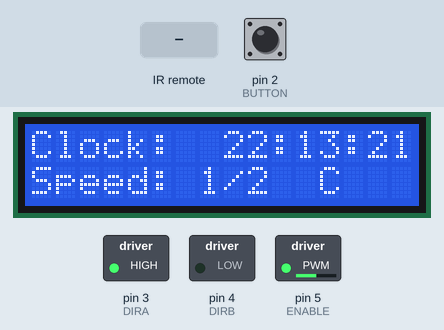
Simulated run of this sketch. Board: Arduino Uno, built with avr-gcc and run on an emulated ATmega328P. Parts: 16×2 character LCD, switched loads named in the sketch (green lamp = pin HIGH). The inputs (shaded band) are chosen by the test bench; at power-on: pin 2 (BUTTON) HIGH. The local clock reads 2024-03-15 10:24:30 at power-on unless the sketch sets it; what the sketch prints to the serial monitor is not drawn.

Above: at 1.2 s.
1.3 s: pin 2 (BUTTON) pulled LOW for 0.15 s
At 2.8 s:
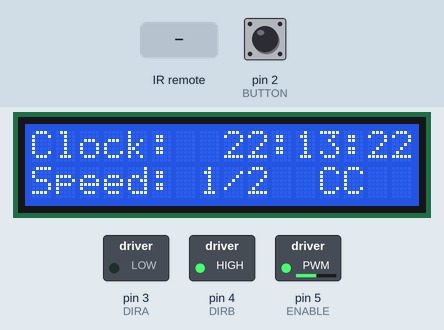
4.4 s: infrared code 0xFF906F received
At 5.8 s:
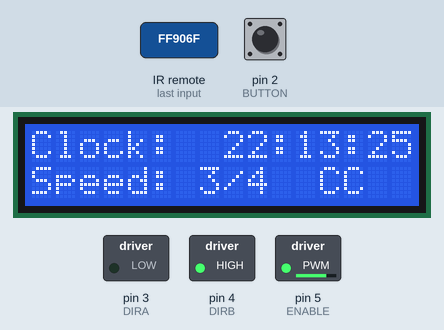
7.4 s: infrared code 0xFF906F received
At 8.7 s:
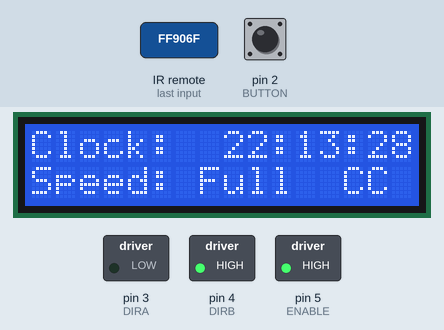
10.4 s: pin 2 (BUTTON) pulled LOW for 1 s
At 11.8 s:
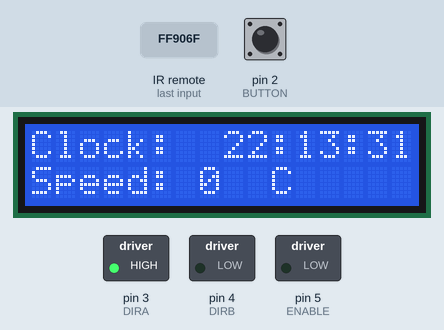
14.4 s: infrared code 0xFFA25D received
At 15.8 s:
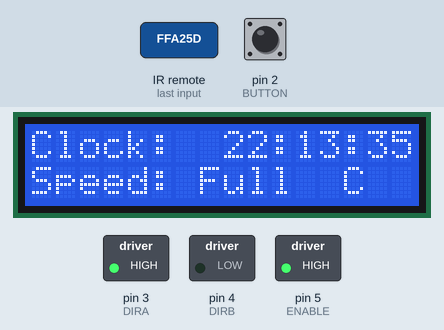
17.4 s: infrared code 0xFFE01F received
At 18.7 s:
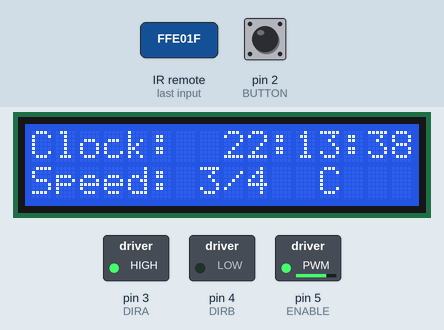
Timing chart, 0 to 20.4 s (numbered marks = the images above; inputs shaded):
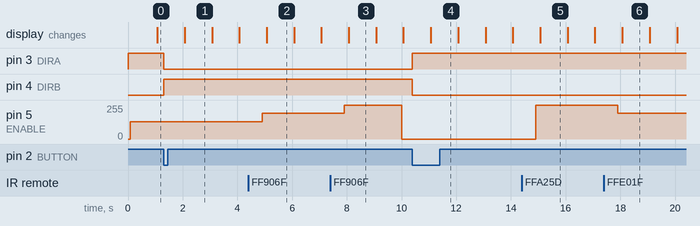

Measured:
- after the input at 1.3 s, pin 3 (DIRA): HIGH → LOW at once; pin 4 (DIRB): LOW → HIGH at once; the display: changes after 0.77 s (image 1)
- after the input at 4.4 s, pin 5 (ENABLE): 128/255 → 192/255 after 0.50 s
- after the input at 7.4 s, pin 5 (ENABLE): 192/255 → 255/255 after 0.50 s, → 0/255 2.1 s later; the display: changes after 0.67 s (image 3)
- after the input at 10.4 s, pin 3 (DIRA): LOW → HIGH at once; pin 4 (DIRB): HIGH → LOW at once; the display: changes after 0.67 s (image 4)
- after the input at 14.4 s, pin 5 (ENABLE): 0/255 → 255/255 after 0.50 s; the display: changes after 0.67 s (image 5)
- after the input at 17.4 s, pin 5 (ENABLE): 255/255 → 192/255 after 0.50 s; the display: changes after 0.67 s (image 6)
- what the display in image 1 shows lasts 1.0 s, from 2.1 s to 3.1 s

The sketch:

Lab_3_Full_Code_HDLKweens.ino
```cpp
// HDL Kweens
// 11/19/2021

/**********************************************************************
Exercise the motor using the L293D chip.
Display time, fan speed, and rotation direction on LCD.
Implement fan speed and rotation direction control via remote control.
***********************************************************************/

#include <Wire.h>
#include <DS3231.h>
#include <LiquidCrystal.h>
#include "IRremote.h"

#define ENABLE 5
#define DIRA 3
#define DIRB 4
#define BUTTON 2
#define RECEIVER 13

DS3231 clock;
RTCDateTime dt;

/*-----( Declare objects )-----*/
IRrecv irrecv(RECEIVER);                    // Create instance of 'irrecv'
decode_results results;                     // Create instance of 'decode_results'
LiquidCrystal lcd(7, 8, 9, 10, 11, 12);

int sec;
int rpm = 0;
int dir = 0;

void setup() {
  //---set pin direction
  pinMode(ENABLE,OUTPUT);
  pinMode(DIRA,OUTPUT);
  pinMode(DIRB,OUTPUT);
  pinMode(BUTTON, INPUT_PULLUP);

  attachInterrupt(0,buttonPressed,FALLING); // Establish pin interrupt for push button

  digitalWrite(DIRA,HIGH);                  // Set fan rotation direction to clockwise (C)
  digitalWrite(DIRB,LOW);

  Serial.begin(9600);                       // Inititalize serial communication
  clock.begin();                            // Initialize DS3231
  irrecv.enableIRIn();                      // Start the receiver
  clock.setDateTime(__DATE__, __TIME__);    // Retreive current date and time from RTC
  lcd.begin(16, 2);                         // Set up the LCD's number of columns and rows

  // this section of code will enable one arduino timer interrupt
  // timer1 will interrupt at 1Hz

  cli();                    // stop interrupts

  //set timer1 interrupt at 1Hz

  TCCR1A = 0;               // set entire TCCR1A register to 0
  TCCR1B = 0;               // same for TCCR1B
  TCNT1  = 0;               // initialize counter value to 0

  // set compare match register for 1hz increments

  OCR1A = 15624;            // = (16*10^6) / (1*1024) - 1 (must be <65536)

  // turn on CTC mode

  TCCR1B |= (1 << WGM12);

  // Set CS12 and CS10 bits for 1024 prescaler

  TCCR1B |= (1 << CS12) | (1 << CS10);

  // enable timer compare interrupt

  TIMSK1 |= (1 << OCIE1A);

  sei();                    // allow interrupts

}

ISR(TIMER1_COMPA_vect){         // timer1 interrupt evaluates conditions every second
  // Display current time on LCD
  lcd.clear();
  lcd.setCursor(0, 0);
  lcd.print("Clock:  ");
  lcd.print(dt.hour);
  lcd.print(":");
  lcd.print(dt.minute);
  lcd.print(":");
  lcd.print(dt.second);
  lcd.setCursor(0, 1);

  // Display current fan speed on LCD
  lcd.print("Speed: ");
  if (rpm == 255){
    lcd.print("Full");
  }
  else if (rpm == 192){
    lcd.print("3/4");
  }
  else if (rpm == 128){
    lcd.print("1/2");
  }
  else{
    lcd.print("0");
  }

  // Update fan rotation direction and display it on LCD
  if (dir == 1){
    lcd.print("  CC");
  }
  else{
    lcd.print("  C");
  }
} // END ISR

void buttonPressed(){ // Pin interrupt occurs whenever button is pushed
  // Change rotation direction if button is pushed
  if (dir == 0){
    dir = 1;
    digitalWrite(DIRA,LOW);     // CC
    digitalWrite(DIRB,HIGH);
  }
  else{
    dir = 0;
    digitalWrite(DIRA,HIGH);    // C
    digitalWrite(DIRB,LOW);
  }
} // END buttonPressed

void translateIR(){   // Function triggers whenever IR receiver receives something from the remote
  switch(results.value){

    case 0xFFA25D: Serial.println("POWER");         // Power button toggles between 0 speed and full speed
                   if (rpm == 0){
                    rpm = 255;
                   }
                   else{
                    rpm = 0;
                   }
                   break;

    case 0xFF22DD: Serial.println("FAST BACK");     // Fast back button changes fan direction to counterclockwise
                   dir = 1;
                   break;

    case 0xFFC23D: Serial.println("FAST FORWARD");  // Fast forward button changes fan direction to clockwise
                   dir = 0;
                   break;

    case 0xFFE01F: Serial.println("DOWN");          // Down button decreases the fan speed
                   if (rpm == 255){
                    rpm = 192;
                   }
                   else if (rpm == 192){
                    rpm = 128;
                   }
                   else{
                    rpm = 0;
                   }
                   break;

    case 0xFF906F: Serial.println("UP");            // Up button increases the fan speed
                   if (rpm == 0){
                    rpm = 128;
                   }
                   else if (rpm == 128){
                    rpm = 192;
                   }
                   else{
                    rpm = 255;
                   }
                   break;

    default:
      Serial.println(" other button   ");
  } // End Case
  delay(500);                     // Do not get immediate repeat
} // END translateIR

void loop() {

  dt = clock.getDateTime();       // Retrieve current date and time from RTC
  sec = dt.second;                // Variable used to look at just the seconds of the RTC

  analogWrite(ENABLE,rpm);        // Controls the fan speed

  if (sec == 0){                  // Turns fan on at the beginning of a new minute
    rpm = 255;
  }
  if (sec == 10){
    rpm = 192;
  }
  if (sec == 20){
    rpm = 128;
  }
  if (sec == 30){                 // Turns fan off after 30 seconds
    rpm = 0;
  }

  if (irrecv.decode(&results)){   // Have we received an IR signal?
    translateIR();
    irrecv.resume();              // Receive the next value
  }
} // END loop
```
